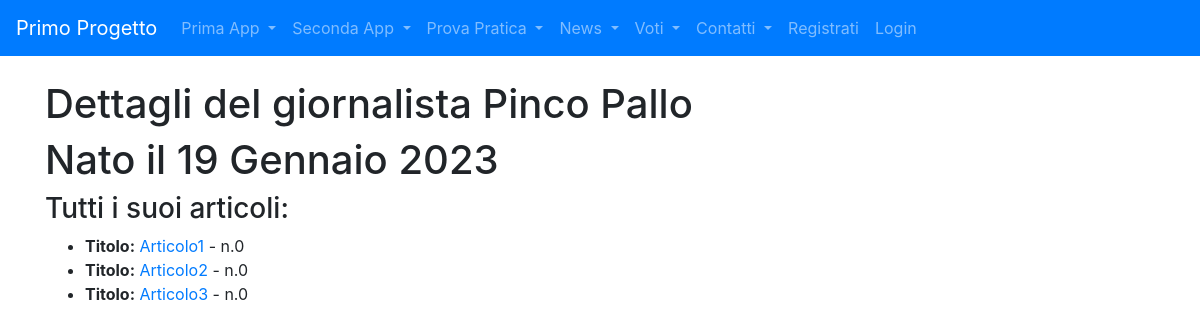
/news/giornalista/2/, run on the app's committed database.
### news/models.py (models this page shows, shortened)
class Giornalista (models.Model):
    nome = models.CharField (max_length=20)
    cognome = models.CharField(max_length=20)
    anno_di_nascita = models.DateField(blank=True)
    class Meta:
        verbose_name = "Giornalista"
        verbose_name_plural = "Giornalisti"

class Articolo (models.Model):
    titolo = models.CharField(max_length=100)
    contenuto = models.TextField()
    giornalista = models.ForeignKey(Giornalista, on_delete=models.CASCADE, related_name="articoli")
    data = models.DateField(blank=True)
    visualizzazioni = models.IntegerField(default=0, blank=True)
    class Meta:
        verbose_name = "Articolo"
        verbose_name_plural = "Articoli"

### news/views.py (the view)
# urls.py: path("giornalista/<int:pk>/",giornalista_detail, name="giornalista_detail"),
def giornalista_detail(request,pk):
    giornalista = get_object_or_404(Giornalista, pk=pk)
    articoli = Articolo.objects.all()
    context = \
        {
        "giornalista": giornalista,
        "articoli": articoli,
        }
    return render(request,'news/giornalista_detail.html',context)

### news/templates/news/giornalista_detail.html (shortened to what this page needs)
{% extends 'base.html' %}
    {% block content %}
        <h1>Dettagli del giornalista {{ giornalista.nome }} {{ giornalista.cognome }}</h1>
        <h1>Nato il {{ giornalista.anno_di_nascita }}</h1>
        <h3>Tutti i suoi articoli:</h3>
        <ul>
            {% for articolo in articoli %}
                {% if articolo.giornalista_id == giornalista.id %}
                    <li><strong>Titolo:</strong> <a href={% url 'news:articolo_detail' articolo.id %}>{{ articolo.titolo }}</a> - n.{{ articolo.visualizzazioni }}</li>
                {% endif %}
            {% endfor %}
        </ul>
    {% endblock content %}

### data on the page
Giornalista: nome "Pinco", cognome "Pallo", anno_di_nascita "19 Gennaio 2023"
Articolo: titolo "Articolo1", visualizzazioni "0"
Articolo: titolo "Articolo2", visualizzazioni "0"
Articolo: titolo "Articolo3", visualizzazioni "0"
